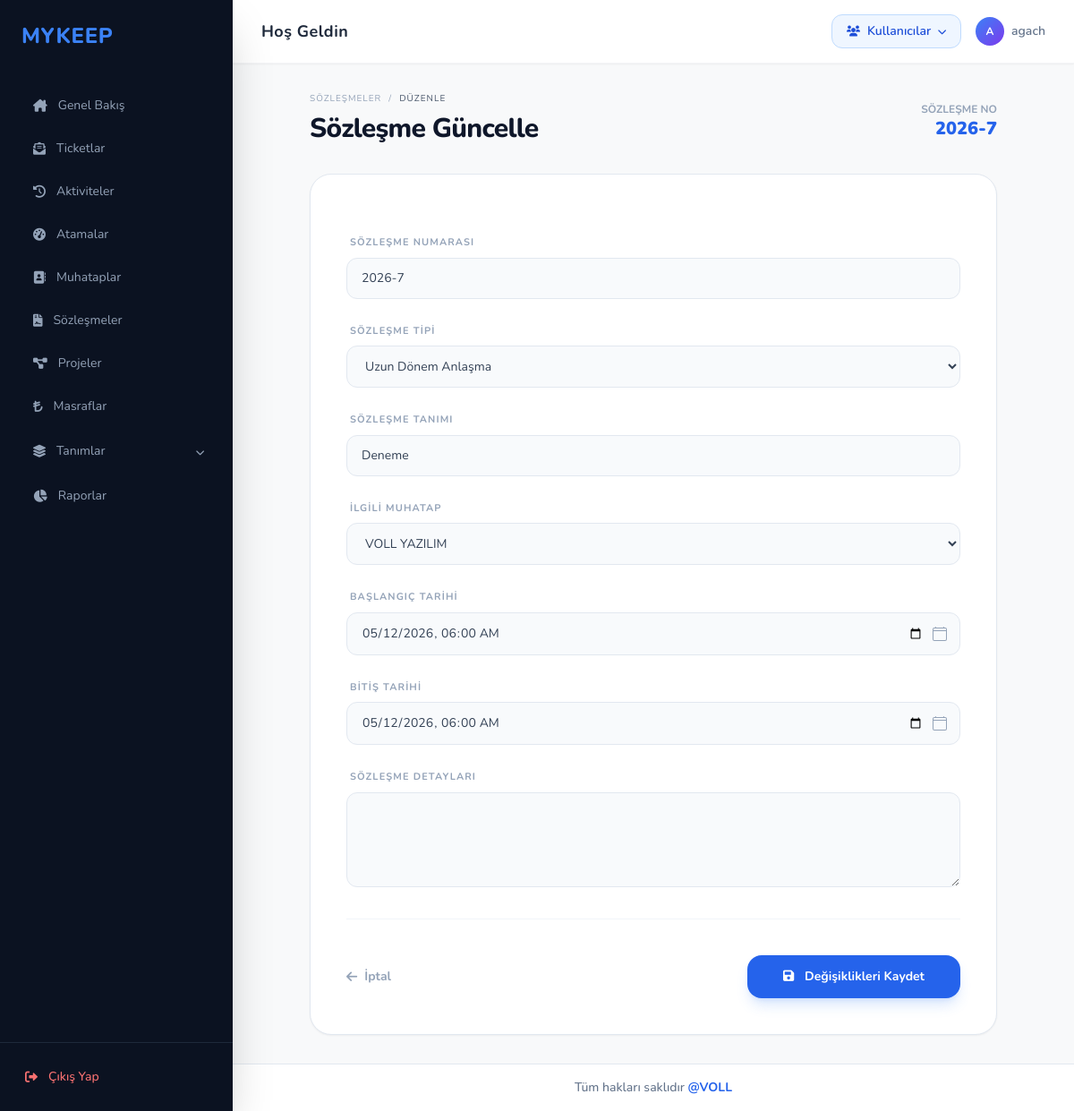
The app's page /sozlesmeler/duzenle/8/ (signed in) with its own data.
### sozlesme/models.py (models this page shows, shortened)
class sozlesmeler(models.Model):
    sozlesmeno = models.CharField(max_length=50, unique=True, null=False, blank=False, default="2026-")
    tip = models.ForeignKey("sozlesmetip", to_field="tanim", on_delete=models.CASCADE,null=True)
    tanim = models.CharField(max_length=200, null=False, blank=False)
    muhatap = models.ForeignKey("muhatap.muhatap", to_field="unvan", on_delete=models.CASCADE)
    baslangic_tarihi = models.DateTimeField(blank=True, null=True)
    bitis_tarihi = models.DateTimeField(blank=True, null=True)
    aciklama = models.TextField(blank=True, null=True)

### sozlesme/views.py (the view, shortened to what this page needs)
# urls.py: path('sozlesmeler/duzenle/<int:pk>/', sozlesme_views.sozlesme_duzenle, name='sozlesme_duzenle'),
def sozlesme_duzenle(request, pk):
    kayit = get_object_or_404(sozlesmeler, pk=pk)
    if request.method == "POST":
        form = SozlesmeForm(request.POST, instance=kayit, user=request.user)
        if form.is_valid():
            form.save()
            return redirect('sozlesme_listesi')
    else:
        form = SozlesmeForm(instance=kayit, user=request.user)
    return render(request, 'sozlesme_duzenle.html', {'form': form, 'kayit': kayit})

### muhatap/models.py (called while the page is built)
    def __str__(self):
        return f"{self.unvan}   "

### sozlesme/models.py (called while the page is built)
    def __str__(self):
        return self.tanim

### templates/sozlesme_duzenle.html (shortened to what this page needs)
{% extends 'base.html' %}
{% block content %}
<div class="max-w-3xl mx-auto">
    <div class="flex items-end justify-between mb-8">
        <div>
            <nav class="flex text-[10px] text-slate-400 uppercase tracking-widest mb-2 space-x-2">
                <a href="{% url 'sozlesme_listesi' %}" class="hover:text-blue-600">Sözleşmeler</a>
                <span>/</span>
                <span class="text-slate-600">Düzenle</span>
            </nav>
            <h1 class="text-3xl font-extrabold text-slate-900 tracking-tight">Sözleşme Güncelle</h1>
        </div>
        <div class="text-right pb-1">
            <span class="text-xs font-bold text-slate-400 uppercase block">Sözleşme No</span>
            <span class="text-xl font-black text-blue-600">{{ kayit.sozlesmeno }}</span>
        </div>
    </div>
    <div class="bg-white border border-slate-200 rounded-3xl shadow-sm overflow-hidden">
        <form method="post" class="p-10 space-y-7">
            {% for field in form %}
            <div class="group">
                <label class="block text-[11px] font-bold text-slate-400 uppercase tracking-widest mb-2 px-1">
                    {{ field.label }}
                </label>
                {{ field }}
            </div>
            {% endfor %}
            <div class="flex items-center justify-between pt-10 border-t border-slate-100 mt-4">
                <a href="{% url 'sozlesme_listesi' %}" class="text-sm font-bold text-slate-400 hover:text-slate-600 flex items-center">
                    <i class="fa-solid fa-arrow-left mr-2"></i> İptal
                </a>
                <button type="submit" class="bg-blue-600 hover:bg-blue-700 text-white px-10 py-3.5 rounded-2xl font-bold text-sm shadow-lg shadow-blue-500/20 transition-all active:scale-95">
                    <i class="fa-solid fa-floppy-disk mr-2"></i> Değişiklikleri Kaydet
                </button>
            </div>
        </form>
    </div>
</div>
{% endblock %}

### templates/base.html (shortened to what this page needs)
<!DOCTYPE html>
<html lang="tr">
<head>
    <script src="https://cdn.tailwindcss.com"></script>
    {% load static %}
    <link rel="stylesheet" href="{% static 'responsive.css' %}?v=2.5">
    <link href="https://cdnjs.cloudflare.com/ajax/libs/font-awesome/6.0.0/css/all.min.css" rel="stylesheet">
    <link href="https://cdn.jsdelivr.net/npm/tom-select@2.2.2/dist/css/tom-select.css" rel="stylesheet">
    <link href="https://cdn.jsdelivr.net/npm/flatpickr/dist/flatpickr.min.css" rel="stylesheet">
</head>
<body class="bg-[#f8f9fa] text-slate-800 overflow-hidden">
    <div class="flex h-screen">
        <aside class="w-[260px] bg-[#0b1221] flex flex-col shadow-2xl z-20">
            <div class="p-6">
                <h1 class="text-2xl font-extrabold tracking-wide text-blue-500 uppercase">MYKEEP</h1>
            </div>
            <nav class="flex-1 space-y-1 overflow-y-auto mt-4">
                <a href="{% url 'index' %}" class="flex items-center space-x-3 py-3 px-8 transition-all duration-200 {% if request.resolver_match.url_name == 'index' %}bg-[#151f32] text-white font-bold border-l-[5px] border-blue-500{% else %}text-slate-400 hover:text-white hover:bg-[#151f32]/50 border-l-[5px] border-transparent{% endif %}">
                    <i class="fa-solid fa-house-chimney text-sm"></i>
                    <span class="text-sm">Genel Bakış</span>
                </a>
                <a href="{% url 'ticket_listesi' %}" class="flex items-center space-x-3 py-3 px-8 transition-all duration-200 {% if request.resolver_match.url_name == 'ticket_listesi' %}bg-[#151f32] text-white font-bold border-l-[5px] border-blue-500{% else %}text-slate-400 hover:text-white hover:bg-[#151f32]/50 border-l-[5px] border-transparent{% endif %}">
                    <i class="fa-solid fa-envelope-open-text text-sm"></i>
                    <span class="text-sm">Ticketlar</span>
                </a>
                <a href="{% url 'aktivite_listesi' %}" class="flex items-center space-x-3 py-3 px-8 transition-all duration-200 {% if 'aktivite' in request.resolver_match.url_name and 'rapor' not in request.resolver_match.url_name %}bg-[#151f32] text-white font-bold border-l-[5px] border-blue-500{% else %}text-slate-400 hover:text-white hover:bg-[#151f32]/50 border-l-[5px] border-transparent{% endif %}">
                    <i class="fa-solid fa-clock-rotate-left text-sm"></i>
                    <span class="text-sm">Aktiviteler</span>
                </a>
                <a href="{% url 'efor_listesi' %}" class="flex items-center space-x-3 py-3 px-8 transition-all duration-200 {% if 'efor' in request.resolver_match.url_name and 'rapor' not in request.resolver_match.url_name %}bg-[#151f32] text-white font-bold border-l-[5px] border-blue-500{% else %}text-slate-400 hover:text-white hover:bg-[#151f32]/50 border-l-[5px] border-transparent{% endif %}">
                    <i class="fa-solid fa-gauge-high text-sm"></i>
                    <span class="text-sm">Atamalar</span>
                </a>
                {% if request.user.is_superuser or request.user.userprofile.role == 'Admin' %}
                <a href="{% url 'muhatap_listesi' %}" class="flex items-center space-x-3 py-3 px-8 transition-all duration-200 {% if request.resolver_match.url_name == 'muhatap_listesi' %}bg-[#151f32] text-white font-bold border-l-[5px] border-blue-500{% else %}text-slate-400 hover:text-white hover:bg-[#151f32]/50 border-l-[5px] border-transparent{% endif %}">
                    <i class="fa-solid fa-address-book text-sm"></i>
                    <span class="text-sm">Muhataplar</span>
                </a>
                {% endif %}
                {% if request.user.is_superuser or request.user.userprofile.role != 'Danisman' %}
                <a href="{% url 'sozlesme_listesi' %}" class="flex items-center space-x-3 py-3 px-8 transition-all duration-200 {% if request.resolver_match.url_name == 'sozlesme_listesi' %}bg-[#151f32] text-white font-bold border-l-[5px] border-blue-500{% else %}text-slate-400 hover:text-white hover:bg-[#151f32]/50 border-l-[5px] border-transparent{% endif %}">
                    <i class="fa-solid fa-file-contract text-sm"></i>
                    <span class="text-sm">Sözleşmeler</span>
                </a>
                {% endif %}
                <a href="{% url 'proje_listesi' %}" class="flex items-center space-x-3 py-3 px-8 transition-all duration-200 {% if request.resolver_match.url_name == 'proje_listesi' %}bg-[#151f32] text-white font-bold border-l-[5px] border-blue-500{% else %}text-slate-400 hover:text-white hover:bg-[#151f32]/50 border-l-[5px] border-transparent{% endif %}">
                    <i class="fa-solid fa-diagram-project text-sm"></i>
                    <span class="text-sm">Projeler</span>
                </a>
                {% if not request.user.userprofile.role == 'Firma' or request.user.is_superuser %}
                <a href="{% url 'masraf_listesi' %}" class="flex items-center space-x-3 py-3 px-8 transition-all duration-200 {% if 'masraf' in request.resolver_match.url_name and 'turu' not in request.resolver_match.url_name %}bg-[#151f32] text-white font-bold border-l-[5px] border-blue-500{% else %}text-slate-400 hover:text-white hover:bg-[#151f32]/50 border-l-[5px] border-transparent{% endif %}">
                    <i class="fa-solid fa-turkish-lira-sign text-sm"></i>
                    <span class="text-sm">Masraflar</span>
                </a>
                {% endif %}
                {% if request.user.is_superuser or request.user.userprofile.role == 'Admin' %}
                <details class="group" >
                    <summary class="flex items-center justify-between py-3 px-8 cursor-pointer transition-all duration-200 text-slate-400 hover:text-white hover:bg-[#151f32]/50 border-l-[5px] border-transparent select-none">
                        <div class="flex items-center space-x-3">
                            <i class="fa-solid fa-layer-group text-sm"></i>
                            <span class="text-sm">Tanımlar</span>
                        </div>
                        <span class="transition group-open:rotate-180">
                            <i class="fa-solid fa-chevron-down text-[10px]"></i>
                        </span>
                    </summary>
                </details>
                {% endif %}
                <a href="{% url 'raporlar_sayfasi' %}" class="flex items-center space-x-3 py-3 px-8 transition-all duration-200 {% if 'rapor' in request.resolver_match.url_name or 'atanmamis' in request.resolver_match.url_name %}bg-[#151f32] text-white font-bold border-l-[5px] border-blue-500{% else %}text-slate-400 hover:text-white hover:bg-[#151f32]/50 border-l-[5px] border-transparent{% endif %}">
                    <i class="fa-solid fa-chart-pie text-sm"></i>
                    <span class="text-sm">Raporlar</span>
                </a>
            </nav>
            <div class="p-4 border-t border-slate-800 mt-auto">
                <a href="{% url 'uyelik:cikis' %}" class="flex items-center space-x-3 p-3 rounded-lg hover:bg-red-500/10 transition text-red-400 hover:text-red-300">
                    <i class="fa-solid fa-right-from-bracket text-sm"></i>
                    <span class="text-sm font-medium">Çıkış Yap</span>
                </a>
            </div>
        </aside>
        <main class="flex-1 flex flex-col overflow-y-auto">
            <header class="bg-white px-8 py-4 flex items-center justify-between sticky top-0 z-10 border-b border-gray-100 shadow-sm">
                <div class="text-slate-800 font-bold text-lg tracking-wide">Hoş Geldin</div>
                <div class="flex items-center space-x-4">
                    {% if request.user.is_superuser or request.user.userprofile.role == 'Admin' %}
                    <div class="relative" id="kullanici-menu-wrapper">
                        <button onclick="document.getElementById('kullanici-dropdown').classList.toggle('hidden')"
                                class="flex items-center space-x-2 bg-blue-50 hover:bg-blue-100 text-blue-700 px-4 py-2 rounded-xl font-semibold text-sm transition-all border border-blue-200 hover:border-blue-300">
                            <i class="fa-solid fa-users text-xs"></i>
                            <span>Kullanıcılar</span>
                            <i class="fa-solid fa-chevron-down text-[10px] ml-1"></i>
                        </button>
                    </div>
                    {% endif %}
                    <div class="flex items-center space-x-2">
                        <div class="w-8 h-8 rounded-full bg-gradient-to-br from-blue-500 to-violet-600 flex items-center justify-center text-white text-xs font-bold">
                            {{ request.user.username|first|upper }}
                        </div>
                        <span class="text-sm font-semibold text-slate-500">{{ request.user.username|default:"admin" }}</span>
                    </div>
                </div>
            </header>
            <div class="p-8">
                {% block content %}
                {% endblock %}
            </div>
            <footer class="mt-auto py-4 text-center border-t border-slate-200 bg-white">
                <p class="text-sm text-slate-500 font-medium">
                    Tüm hakları saklıdır <a href="https://www.volltr.com/" target="_blank" class="text-blue-600 hover:text-blue-800 font-bold transition">@VOLL</a>
                </p>
            </footer>
        </main>
    </div>
</body>
</html>

### static/responsive.css (style rules this page uses)
*, *::before, *::after { box-sizing: border-box; }

### templates/base.html (style rules this page uses)
* { scrollbar-width: thin; scrollbar-color: #cbd5e1 transparent; }
body { font-family: 'Nunito', sans-serif; }
input[type="datetime-local"], input.flatpickr-input { cursor: pointer !important; background-repeat: no-repeat !important; background-position: right 14px center !important; padding-right: 40px !important; }

### records on screen
sozlesmeler: sozlesmeno "2026-7", form "2026-7" "Uzun Dönem Anlaşma" "Deneme" "VOLL YAZILIM" "05/12/2026 06:00" "05/12/2026 06:00"

### other values on screen
{{ request.user.username|first|upper }} "A"
{{ request.user.username|default:"admin" }} "agach"
{{ field.label }} "SÖZLEŞME NUMARASI" "SÖZLEŞME TIPI" "SÖZLEŞME TANIMI" "İLGILI MUHATAP" "BAŞLANGIÇ TARIHI" "BITIŞ TARIHI" "SÖZLEŞME DETAYLARI"
